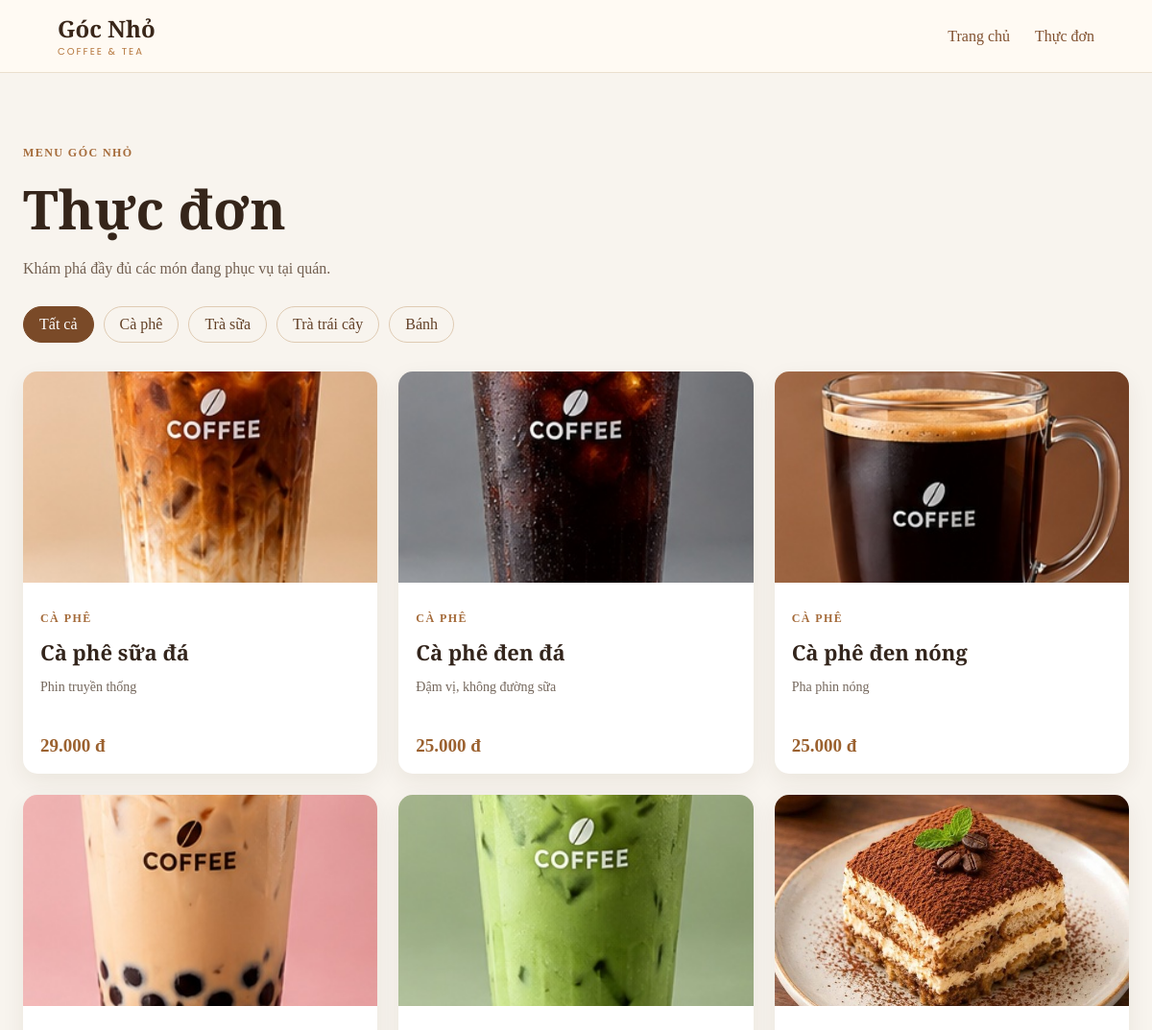
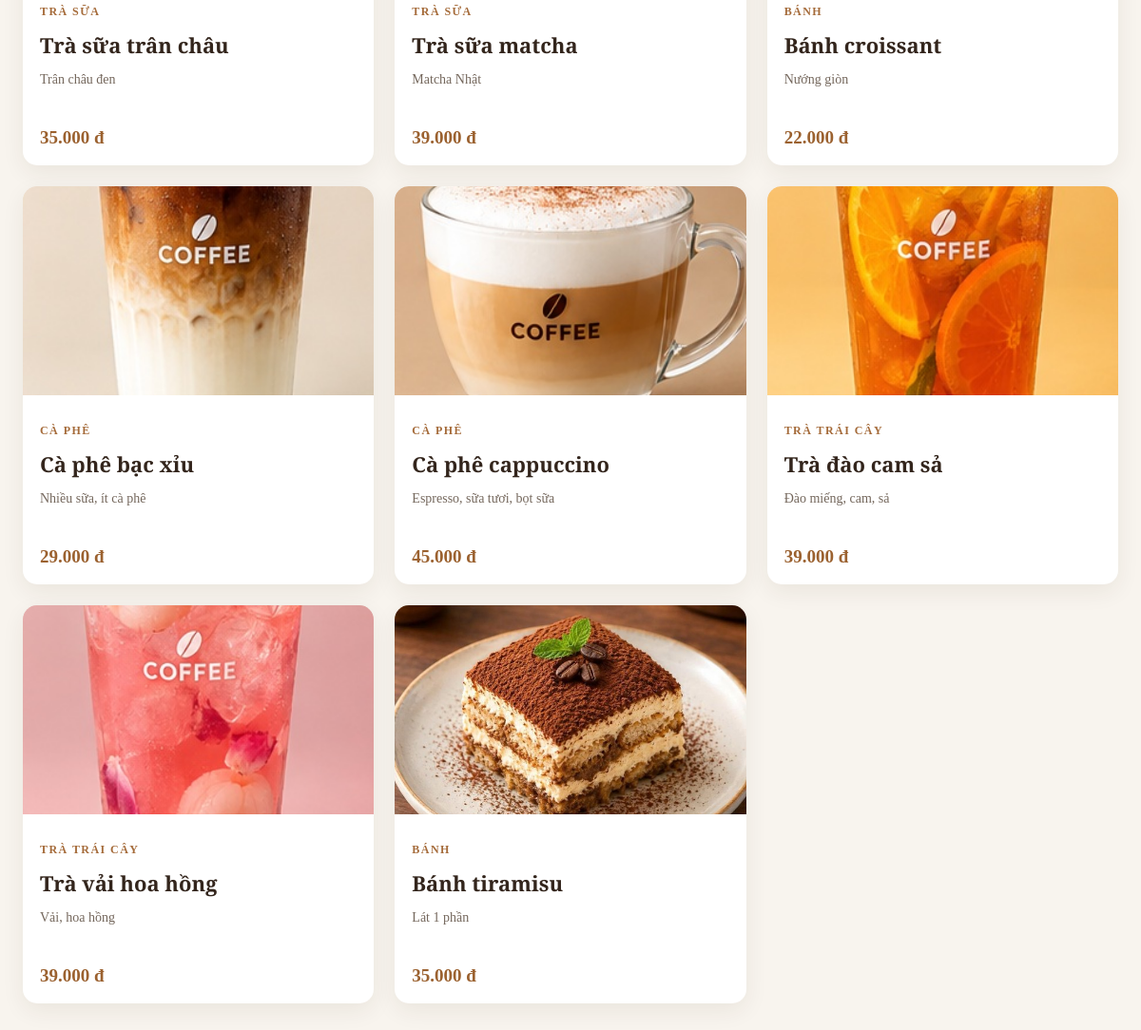
The app's page /index.php?page=menu with its own data (2 pictures, top to bottom).
### tables this page shows
CREATE TABLE IF NOT EXISTS categories (
  category_id INT UNSIGNED AUTO_INCREMENT PRIMARY KEY,
  category_name VARCHAR(100) NOT NULL UNIQUE,
  has_options TINYINT(1) NOT NULL DEFAULT 1
);

CREATE TABLE IF NOT EXISTS menu_items (
  item_id INT UNSIGNED AUTO_INCREMENT PRIMARY KEY,
  category_id INT UNSIGNED NOT NULL,
  item_name VARCHAR(150) NOT NULL,
  description VARCHAR(255) NULL,
  price INT UNSIGNED NOT NULL,
  image MEDIUMTEXT NULL,
  is_hidden TINYINT(1) NOT NULL DEFAULT 0,
  is_sold_out TINYINT(1) NOT NULL DEFAULT 0,
  stock INT UNSIGNED NOT NULL DEFAULT 0,
  min_stock INT UNSIGNED NOT NULL DEFAULT 10,
  UNIQUE KEY uq_cat_name (category_id, item_name),
  FOREIGN KEY (category_id) REFERENCES categories(category_id)
);

### index.php (called while the page is built, shortened)
<?php
$routes = array(
    'home' => 'home/index.php',
    'menu' => 'menu/index.php',
    'menu-detail' => 'menu-detail/index.php',
    'tables' => 'tables/index.php',
    'schedule' => 'schedule/index.php',
    'ops' => 'ops/index.php',
    'orders' => 'orders/index.php',
    'cashshift' => 'cashshift/index.php',
    'kitchen' => 'kitchen/index.php',
);
$page = $_GET['page'] ?? null;
if (!is_string($page) || !isset($routes[$page])) {
    http_response_code(404);
    $page = '404';
    $file = __DIR__ . '/pages/404/index.php';
} else {
    $file = __DIR__ . '/pages/' . $routes[$page];
}
$action = dirname($file) . '/action.php';
if (is_file($action)) {
    require $action;
}
require __DIR__ . '/layouts/public/header.php';
require $file;
require __DIR__ . '/layouts/public/footer.php';

### helpers/common.php (called while the page is built, shortened)
<?php
function e($value)
{
    return htmlspecialchars((string) $value, ENT_QUOTES, 'UTF-8');
}
function menu_item_image($item)
{
    $nameMap = array(
        'Cà phê sữa đá' => 'assets/images/menu/01-ca-phe-sua-da.jpg',
        'Cà phê đen đá' => 'assets/images/menu/02-ca-phe-den-da.jpg',
        'Cà phê đen nóng' => 'assets/images/menu/03-ca-phe-den-nong.jpg',
        'Cà phê bạc xỉu' => 'assets/images/menu/04-ca-phe-bac-xiu.jpg',
        'Cà phê cappuccino' => 'assets/images/menu/05-ca-phe-cappuccino.jpg',
        'Trà sữa trân châu' => 'assets/images/menu/06-tra-sua-tran-chau.jpg',
        'Trà sữa matcha' => 'assets/images/menu/07-tra-sua-matcha.jpg',
        'Trà đào cam sả' => 'assets/images/menu/08-tra-dao-cam-sa.jpg',
        'Trà vải hoa hồng' => 'assets/images/menu/09-tra-vai-hoa-hong.jpg',
        'Bánh tiramisu' => 'assets/images/menu/10-banh-tiramisu.jpg',
        'Bánh croissant' => 'assets/images/menu/10-banh-tiramisu.jpg',
    );
    $name = trim($item['item_name'] ?? '');
    if (isset($nameMap[$name])) {
        return $nameMap[$name];
    }
    return 'assets/images/images.jpg';
}

### pages/menu/action.php (called while the page is built, shortened)
<?php
require_once __DIR__ . '/../../functions.php';
$selectedCategory = filter_input(INPUT_GET, 'category', FILTER_VALIDATE_INT);
if ($selectedCategory === false || $selectedCategory === null || $selectedCategory < 0) {
    $selectedCategory = 0;
}
try {
    $menuCategories = public_menu_categories();
    $menuItems = public_menu_items($selectedCategory);
} catch (Throwable $e) {
}
$bodyClass = 'public-catalog-page';
$css = array('public-catalog.css');

### config/database.php (called while the page is built, shortened)
<?php
$env = function ($key, $default) {
    $value = getenv($key);
    return $value === false ? $default : $value;
};
$appEnvironment = strtolower((string) $env('APP_ENV', 'local'));
$dbUser = $env('DB_USER', 'root');
$dbPassword = $env('DB_PASSWORD', '');
return array(
    'host'     => $env('DB_HOST', '127.0.0.1'),
    'port'     => (int) $env('DB_PORT', '3306'),
    'database' => $env('DB_NAME', 'coffee_shop'),
    'username' => $dbUser,
    'password' => $dbPassword,
    'charset'  => 'utf8mb4',
);

### helpers/database.php (called while the page is built)
<?php
function db()
{
    static $database = null;
    if ($database === null) {
        $config = require __DIR__ . '/../config/database.php';
        $database = new Database($config);
    }
    return $database;
}

### classes/Database.php (called while the page is built, shortened)
<?php
class Database
{
    private $connection;
    public function __construct($config)
    {
        $this->connection = new mysqli(
            $config['host'], $config['username'], $config['password'],
            $config['database'], $config['port']
        );
        $this->connection->set_charset($config['charset']);
    }
    public function run($sql, $params = array())
    {
        $stmt = $this->connection->prepare($sql);
        $stmt->execute();
        return $stmt;
    }
    public function fetchAll($sql, $params = array())
    {
        return $this->run($sql, $params)->get_result()->fetch_all(MYSQLI_ASSOC);
    }
}

### functions.php (called while the page is built, shortened)
<?php
function public_menu_items($categoryId = 0)
{
    $sql = "SELECT m.item_id, m.category_id, m.item_name, m.price, m.image, m.description, c.category_name
            FROM menu_items m
            JOIN categories c ON c.category_id = m.category_id
            WHERE m.is_hidden = 0";
    return db()->fetchAll($sql . " ORDER BY m.item_id ASC");
}
function public_menu_categories()
{
    return db()->fetchAll(
        "SELECT c.category_id, c.category_name
         FROM categories c
         JOIN menu_items m ON m.category_id = c.category_id
         WHERE m.is_hidden = 0
         GROUP BY c.category_id, c.category_name
         ORDER BY c.category_id"
    );
}

### pages/menu/index.php (the view)
<header class="catalog-header">
    <a href="index.php?page=home" class="catalog-brand">Góc Nhỏ <span>Coffee &amp; Tea</span></a>
    <nav><a href="index.php?page=home">Trang chủ</a><a href="index.php?page=menu">Thực đơn</a></nav>
</header>
<main class="catalog-main">
    <p class="catalog-eyebrow">MENU GÓC NHỎ</p>
    <h1>Thực đơn</h1>
    <p class="catalog-intro">Khám phá đầy đủ các món đang phục vụ tại quán.</p>
    <nav class="catalog-filters" aria-label="Lọc theo danh mục">
        <a class="<?= $selectedCategory === 0 ? 'active' : '' ?>" href="index.php?page=menu">Tất cả</a>
        <?php foreach ($menuCategories as $category): ?>
            <a class="<?= $selectedCategory === (int) $category['category_id'] ? 'active' : '' ?>"
               href="index.php?page=menu&amp;category=<?= (int) $category['category_id'] ?>"><?= e($category['category_name']) ?></a>
        <?php endforeach; ?>
    </nav>
    <?php if ($menuItems): ?>
        <div class="catalog-grid">
            <?php foreach ($menuItems as $item): ?>
                <article class="catalog-card">
                    <a href="index.php?page=menu-detail&amp;id=<?= (int) $item['item_id'] ?>" class="catalog-image-link">
                        <img src="<?= e(menu_item_image($item)) ?>" alt="<?= e($item['item_name']) ?>" loading="lazy">
                    </a>
                    <div class="catalog-card-body">
                        <p class="catalog-category"><?= e($item['category_name']) ?></p>
                        <h2><a href="index.php?page=menu-detail&amp;id=<?= (int) $item['item_id'] ?>"><?= e($item['item_name']) ?></a></h2>
                        <p><?= e($item['description'] ?? '') ?></p>
                        <strong><?= e(number_format((int) $item['price'], 0, ',', '.')) ?> đ</strong>
                    </div>
                </article>
            <?php endforeach; ?>
        </div>
    <?php else: ?>
        <p class="catalog-empty">Danh mục này hiện chưa có món.</p>
    <?php endif; ?>
</main>

### layouts/public/header.php (shortened to what this page needs)
<?php
$css       = isset($css) ? $css : array();
$bodyClass = isset($bodyClass) ? $bodyClass : '';
$assetPrefix = 'assets/';
?>
<!DOCTYPE html>
<html lang="vi"<?= in_array($page, array('home', 'menu', 'menu-detail', '404'), true) ? ' class="marketing-document"' : '' ?>>
<head>
    <link rel="stylesheet" href="<?= e($assetPrefix) ?>css/style.css">
<?php foreach ($css as $cssFile): ?>
    <link rel="stylesheet" href="<?= e(strpos($cssFile, 'http') === 0 ? $cssFile : $assetPrefix . 'css/' . $cssFile) ?>">
<?php endforeach; ?>
</head>
<body<?= $bodyClass !== '' ? ' class="' . e($bodyClass) . '"' : '' ?> data-page="<?= e($page) ?>">

### layouts/public/footer.php (shortened to what this page needs)
</body>
</html>

### assets/css/style.css (style rules this page uses)
html, body { height: 100%; margin: 0; overflow: hidden; }
body { display: flex; }

### assets/css/public-catalog.css (style rules this page uses)
.public-catalog-page { min-height:100vh;background:#f8f4ee;color:#33251c }
.catalog-header { height:76px;padding:0 max(5vw,24px);display:flex;align-items:center;justify-content:space-between;border-bottom:1px solid #eadfce;background:#fffaf3 }
.catalog-brand { font-family:'Playfair Display',serif;font-size:24px;font-weight:700;color:#392619;text-decoration:none }
.catalog-brand span { display:block;font:10px Poppins,sans-serif;letter-spacing:.2em;text-transform:uppercase;color:#b5763c }
.catalog-header nav { display:flex;gap:26px }
.catalog-header nav a,.catalog-eyebrow a { color:#80502f;text-decoration:none }
.catalog-main { max-width:1160px;margin:0 auto;padding:64px 24px 90px }
.catalog-eyebrow,.catalog-category { color:#a56b3a;font-size:12px;font-weight:600;letter-spacing:.12em;text-transform:uppercase }
.catalog-main h1 { margin:8px 0;font:700 clamp(36px,5vw,56px) 'Playfair Display',serif;color:#35251a }
.catalog-intro { color:#725f50 }
.catalog-filters { display:flex;flex-wrap:wrap;gap:10px;margin:30px 0 }
.catalog-filters a,.catalog-back { display:inline-block;border:1px solid #dfcbb3;border-radius:999px;padding:9px 16px;color:#624027;text-decoration:none }
.catalog-filters a.active,.catalog-back { background:#7a4a28;color:#fff;border-color:#7a4a28 }
.catalog-grid { display:grid;grid-template-columns:repeat(3,minmax(0,1fr));gap:22px }
.catalog-card { overflow:hidden;border-radius:15px;background:#fff;box-shadow:0 8px 24px #38240f12 }
.catalog-image-link { display:block;height:220px;background:#eee4d8 }
.catalog-card img { width:100%;height:100%;object-fit:cover }
.catalog-card-body { padding:18px }
.catalog-card-body h2 { margin:4px 0 8px;font:600 22px 'Playfair Display',serif }
.catalog-card-body h2 a { color:#33251c;text-decoration:none }
.catalog-card-body>p:not(.catalog-category) { min-height:44px;color:#74675c;font-size:14px }
.catalog-card-body strong,.catalog-detail strong { font-size:19px;color:#9b612f }
.public-catalog-page { display:block;width:100%;min-height:100vh }
.catalog-header { box-sizing:border-box;width:100% }
.public-catalog-page { height:auto;overflow-x:hidden;overflow-y:auto }
html.marketing-document { height:auto;min-height:100%;overflow-x:hidden;overflow-y:auto }
.public-catalog-page { overflow:visible }

### records on screen
categories: category_name "Cà phê"
categories: category_name "Trà sữa"
categories: category_name "Trà trái cây"
categories: category_name "Bánh"
menu_items: shows a picture, category.category_name "CÀ PHÊ", item_name "Cà phê sữa đá", description "Phin truyền thống", price "29.000"
menu_items: shows a picture, category.category_name "CÀ PHÊ", item_name "Cà phê đen đá", description "Đậm vị, không đường sữa", price "25.000"
menu_items: shows a picture, category.category_name "CÀ PHÊ", item_name "Cà phê đen nóng", description "Pha phin nóng", price "25.000"
menu_items: shows a picture, category.category_name "TRÀ SỮA", item_name "Trà sữa trân châu", description "Trân châu đen", price "35.000"
menu_items: shows a picture, category.category_name "TRÀ SỮA", item_name "Trà sữa matcha", description "Matcha Nhật", price "39.000"
menu_items: category.category_name "BÁNH", item_name "Bánh croissant", description "Nướng giòn", price "22.000"
menu_items: shows a picture, category.category_name "CÀ PHÊ", item_name "Cà phê bạc xỉu", description "Nhiều sữa, ít cà phê", price "29.000"
menu_items: shows a picture, category.category_name "CÀ PHÊ", item_name "Cà phê cappuccino", description "Espresso, sữa tươi, bọt sữa", price "45.000"
menu_items: shows a picture, category.category_name "TRÀ TRÁI CÂY", item_name "Trà đào cam sả", description "Đào miếng, cam, sả", price "39.000"
menu_items: shows a picture, category.category_name "TRÀ TRÁI CÂY", item_name "Trà vải hoa hồng", description "Vải, hoa hồng", price "39.000"
menu_items: category.category_name "BÁNH", item_name "Bánh tiramisu", description "Lát 1 phần", price "35.000"
